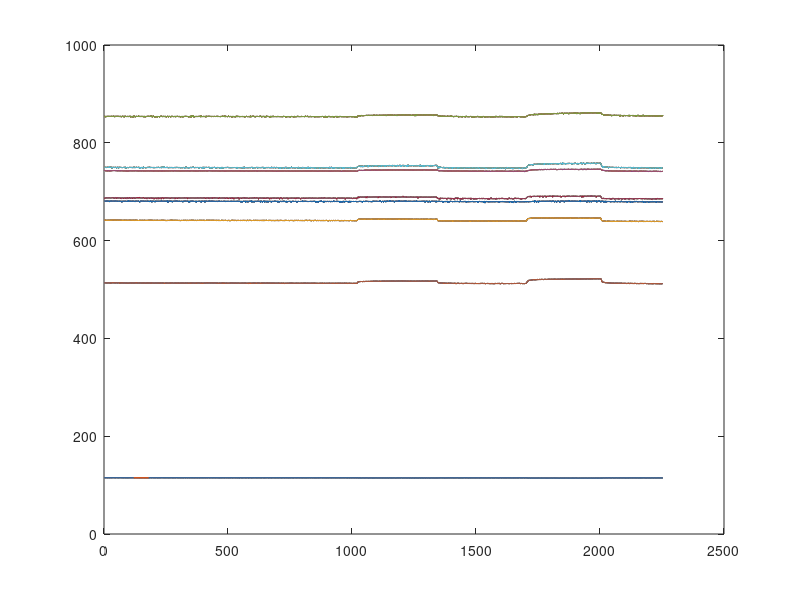

Write MATLAB code to recreate this figure. (Note: this script raises an error after producing the figure.)

fileID = fopen('Sensor18_x7_y5.txt','r');
formatSpec = '%f %f %f %f %f %f %f %f %f';
A = textscan(fileID, formatSpec, 'Delimiter', {'*'});
Data = cell2mat(A);

justTheData = Data(:,2:9);

for i = 1:length(justTheData)
    for j = 1:length(justTheData(1))
        justTheData(i,j) = -470*justTheData(i,j)/(justTheData(i,j) - 3300);
    end
end
    
%B = arrayfun(func,A)
%justTheFiltered = lowpass(justTheData,0.01);
justTheFiltered = justTheData;

MatNum = 0;
DelimiterLine = [];


for lineCount = 1:size(Data,1)
    if isnan(Data(lineCount,1)) == 1
        MatNum = MatNum + 1;
        DelimiterLine = [DelimiterLine, lineCount];
    end
end

startvalues = zeros(1,8);



for i = 1:8
    
startvalues(i) = mean(justTheFiltered(1:3,i));
plot(justTheFiltered)
hold on
end


pulses = ceil(length(Data)/333);

mini = min(min(justTheFiltered));
maxi = max(max(justTheFiltered));
slope = zeros(pulses,8);
displacements = zeros(pulses,8);
values = zeros(6,8);
xspace = [(100:1:300) (766:1:966) (1432:1:1632) (2100:1:2150)]';
yfit = zeros(654,8);
fits = cell(1,8);


for i = 1:pulses
    for j = 1:8
        center = 150 + (333*(i-1));
        startpoint = center - 30;
        endpoint  = center + 30;
        slope(i,j) = (mean(justTheFiltered(endpoint-5:endpoint+5,j)) - mean(justTheFiltered(startpoint-5:startpoint+5,j)))/60;
        line([startpoint endpoint],[ mean(justTheFiltered(startpoint-5:startpoint+5,j)) (mean(justTheFiltered(endpoint-5:endpoint+5,j)))],'LineWidth',1)
        if i == 1 
            yfit(:,j) = [justTheFiltered(100:300,j)' justTheFiltered(766:966,j)' justTheFiltered(1432:1632,j)' justTheFiltered(2100:2150,j)']';
            fits{j} = fit(xspace,yfit(:,j),'exp2');
            plot((1:1:lineCount), fits{j}(1:1:lineCount));
%             line([0 length(Data)],[ startvalues(j) startvalues(j) + slope(1,j)*length(Data)],'LineWidth',1)
        end
    end
    
end

for i = 1:pulses
    for j = 1:8
    displacements(i,j) = slope(1,j)*(167+333*(i-1));
    end
end

fitvals = zeros(1,8);

for i = 1:pulses
    line([167+333*(i-1) 167+333*(i-1)],[mini maxi],'LineWidth',1) 
    for j = 1:8
        fitvals(j) = fits{j}(167+333*(i-1));
    end
    value = mean(justTheFiltered(167+333*(i-1)-5:167+333*(i-1)+5,:)) - fitvals;
%    value = mean(justTheFiltered(167+333*(i-1)-5:167+333*(i-1)+5,:)) - (startvalues + displacements(i,:));
    values(i,:) = value;
end



% 
% f1 = fit(xspace,yfit,'poly2');
% 
% plot((1:1:lineCount), f1(1:1:lineCount));

grid minor;
lgd = legend("1", "2","3", "4", "5", "6", "7", "8");
title(lgd, "Channel No.")
ylabel('Voltage Reading (mV)')
title('Force Baseline Test: Sensor15 Pos3 Take2')


figure 


for i = 0:2:pulses
    values(pulses-i,:) = [];
end

plot(values,'LineWidth',1)


function res = restovolt(volt)
    res = 4700*volt/(33-10*volt); 
end